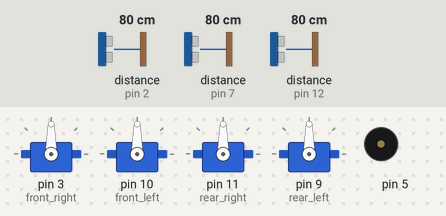
Simulated run of this program. Board: Arduino Uno, built with avr-gcc and run on an emulated ATmega328P. On the bench: 4 × servo, buzzer (waves = sounding). Wiring (inferred from the names in the program): 3 × ultrasonic range finder: trigger pin 6, echo pin 7 / trigger pin 8, echo pin 12 / trigger pin 13, echo pin 2. The test bench sets the inputs (shaded band); at power-on: distance to the obstacle (sensors on pin 2, pin 7, pin 12) 80 cm. The echo pulse lasts 58.3 µs per cm.

Above: at 8.3 s.
8.4 s: distance to the obstacle (sensor on pin 2) set to 23 cm
At 8.79 s:
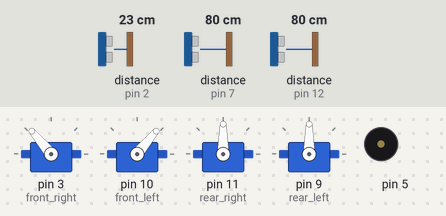
11.9 s: distance to the obstacle (sensor on pin 2) set to 19 cm
At 12.33 s:
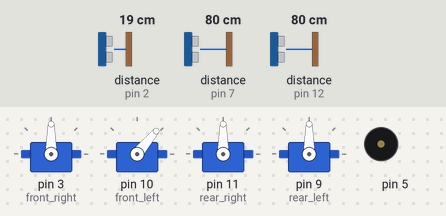
15.4 s: distance to the obstacle (sensor on pin 7) set to 23 cm
18.9 s: distance to the obstacle (sensor on pin 7) set to 18 cm
At 19.4 s:
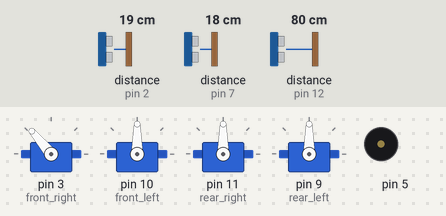
22.4 s: distance to the obstacle (sensor on pin 12) set to 23 cm
25.9 s: distance to the obstacle (sensor on pin 12) set to 19 cm
At 26.7 s:
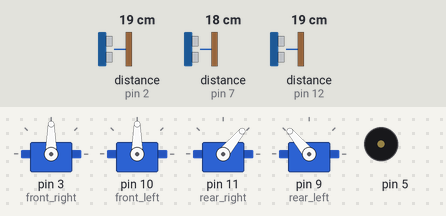
Timing chart, 0 to 30.4 s (numbered marks = the images above; inputs shaded):
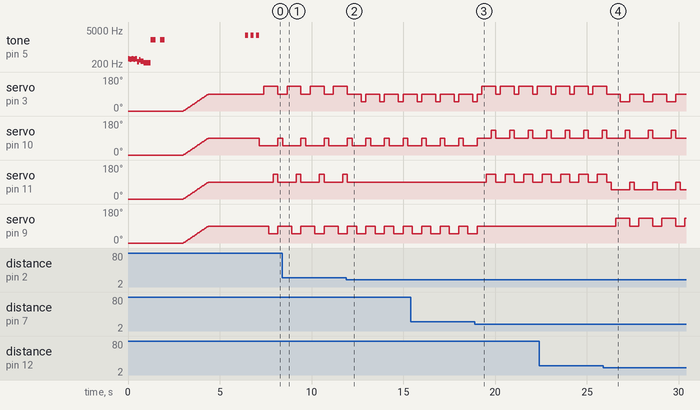

The program:

main.cpp
```cpp
/* Morgo Robot code */

/* Libs */
#include <Arduino.h>
#include <Servo.h>

/* Defines */

Servo front_right;
Servo front_left;
Servo rear_right;
Servo rear_left;

long duration1;
int distance1;

long duration2;
int distance2;

long duration3;
int distance3;

int frontObstacle;
int rightObstacle;
int leftObstacle;

/* Basic servo functions */

void attachServos() {
  front_right.attach(3);
  front_left.attach(10);
  rear_right.attach(11);
  rear_left.attach(9);
}

void allServoToZero() {
  front_right.write(0);
  front_left.write(0);
  rear_right.write(0);
  rear_left.write(0);
}

void allServoTo90(/* arguments */) {
  front_right.write(90);
  front_left.write(90);
  rear_right.write(90);
  rear_left.write(90);
}

void sitUp() {
  int pos = 0;
  for (pos = 0; pos <= 90; pos += 1) {
    front_right.write(pos);
    front_left.write(pos);
    rear_right.write(pos);
    rear_left.write(pos);
    delay(15);
  }
  delay(1000);
}

/* Move servo legs forward */

void FRForward() {
  front_right.write(130);
}

void RRForward() {
  rear_right.write(130);
}

void FLForward() {
  front_left.write(50);
}

void RLForward() {
  rear_left.write(50);
}

/* Move servo legs backward */

void FRBackward() {
  front_right.write(50);
}

void RRBackward() {
  rear_right.write(50);
}

void FLBackward() {
  front_left.write(130);
}

void RLBackward() {
  rear_left.write(130);
}

/* Move SIDE servo legs forward */

void rightForward() {
  FRForward();
  RRForward();
}

void leftForward() {
  FLForward();
  RLForward();
}

/* Move SIDE servo legs backward */

void rightBackward() {
  FRBackward();
  RRBackward();
}

void leftBackward() {
  FLBackward();
  RLBackward();
}

/* Movement */

void moveForward() {
  rightForward();
  delay(250);
  leftForward();
  delay(250);
  rightBackward();
  leftBackward();
  delay(250);
}

void moveForward2() {
  FLForward();
  delay(250);
  FRForward();
  delay(250);
  RLForward();
  delay(250);
  RRForward();
  delay(250);
  allServoTo90();
  delay(250);
}

void TurnRight() {
  FLForward();
  delay(250);
  RLForward();
  delay(250);
  FRBackward();
  delay(250);
  allServoTo90();
  delay(250);
}

void TurnLeft() {
  FRForward();
  delay(250);
  RRForward();
  delay(250);
  FLBackward();
  delay(250);
  allServoTo90();
  delay(250);
}

void moveBackward() {
  RRBackward();
  delay(250);
  RLBackward();
  delay(250);
  FRBackward();
  delay(250);
  FLBackward();
  delay(250);
  allServoTo90();
  delay(250);
}

/* Sounds */

void sysStartupSound() {
  tone(5, 329.63, 300);
  delay(100);
  tone(5, 311.13, 300);
  delay(100);
  tone(5, 329.63, 300);
  delay(100);
  tone(5,311.13, 300);
  delay(100);
  tone(5, 329.63, 300);
  delay(100);
  tone(5, 246.94, 300);
  delay(100);
  tone(5, 293.66,300);
  delay(100);
  tone(5, 261.63,300);
  delay(150);
  tone(5, 220, 900);
}

void sysReadySound() {
  tone(5, 2000);
  delay(250);
  noTone(5);
  delay(250);
  tone(5, 2000);
  delay(250);
  noTone(5);
}

void startMovingSound() {
  tone(5, 3000);
  delay(150);
  noTone(5);
  delay(150);
  tone(5, 3000);
  delay(150);
  noTone(5);
  delay(150);
  tone(5, 3000);
  delay(150);
  noTone(5);
}

/* Obstacle sensors */

void checkObstacle() {
  /* Front */
    // Clears the trigPin
    digitalWrite(13, LOW);
    delayMicroseconds(2);
    // Sets the trigPin on HIGH state for 10 micro seconds
    digitalWrite(13, HIGH);
    delayMicroseconds(10);
    digitalWrite(13, LOW);
    // Reads the echoPin, returns the sound wave travel time in microseconds
    duration1 = pulseIn(2, HIGH);
    // Calculating the distance
    distance1= duration1*0.034/2;
    // Set the int
    if (distance1 < 20 && distance1 > 10) {
      frontObstacle = 1;
    } else if (distance1 < 10) {
      frontObstacle = 2;
    } else {
      frontObstacle = 0;
    }

    /* Right */
      // Clears the trigPin
      digitalWrite(6, LOW);
      delayMicroseconds(2);
      // Sets the trigPin on HIGH state for 10 micro seconds
      digitalWrite(6, HIGH);
      delayMicroseconds(10);
      digitalWrite(6, LOW);
      // Reads the echoPin, returns the sound wave travel time in microseconds
      duration2 = pulseIn(7, HIGH);
      // Calculating the distance
      distance2 = duration2*0.034/2;
      // Set the int
      if (distance2 < 20 && distance2 > 10) {
        rightObstacle = 1;
      } else if (distance2 < 10) {
        rightObstacle = 2;
      } else {
        rightObstacle = 0;
      }

      /* Left */
        // Clears the trigPin
        digitalWrite(8, LOW);
        delayMicroseconds(2);
        // Sets the trigPin on HIGH state for 10 micro seconds
        digitalWrite(8, HIGH);
        delayMicroseconds(10);
        digitalWrite(8, LOW);
        // Reads the echoPin, returns the sound wave travel time in microseconds
        duration3 = pulseIn(12, HIGH);
        // Calculating the distance
        distance3 = duration3*0.034/2;
        // Set the int
        if (distance3 < 20 && distance3 > 10) {
          leftObstacle = 1;
        } else if (distance3 < 10) {
          leftObstacle = 2;
        } else {
          leftObstacle = 0;
        }
}

/* Setup */

void setup() {

  Serial.begin(9600);

  /* Startup sound */
  sysStartupSound();

  /* Setup the sensors */
  pinMode(13, OUTPUT); // Setup front sensor trig
  pinMode(2, INPUT);  // Setup front sensor echo

  pinMode(6, OUTPUT); // Setup right sensor trig
  pinMode(7, INPUT);  // Setup right sensor echo

  pinMode(8, OUTPUT); // Setup left sensor trig
  pinMode(12, INPUT);  // Setup left sensor echo

  /* Attach servos and set them to zero */
  attachServos();
  allServoToZero();
  delay(400);

  /* System is ready */
  sysReadySound();
  delay(1000);

  /* Start the situp process */
  sitUp();
  delay(1000);

  /* Ready for action */
  startMovingSound();
}

/* Loop */

void loop() {
  checkObstacle();
  switch (frontObstacle) {
    case 0:
      moveForward2();
      break;
    case 1:
      switch (rightObstacle) {
        case 0:
          TurnRight();
          break;
        case 1 || 2:
          switch (leftObstacle) {
            case 0:
              TurnLeft();
              break;
            case 1 || 2:
              moveBackward();
              break;
          }
          break;
      }
      break;
    case 2:
      moveBackward();
      break;
  }
}
```

Measured:
- the behaviour switches between 21 and 20 cm on distance to the obstacle (sensor on pin 2) (found by bisection; images 1 and 2)
- the behaviour switches between 21 and 20 cm on distance to the obstacle (sensor on pin 7) (found by bisection; images 2 and 3)
- the behaviour switches between 21 and 20 cm on distance to the obstacle (sensor on pin 12) (found by bisection; images 3 and 4)
- after the input at 11.9 s, servo on pin 11 (rear_right): goes on until 11.9 s, then stays 90°
- after the input at 18.9 s, servo on pin 11 (rear_right): alternates 130° for 0.50 s and 90° for 0.51 s, starting after 0.63 s; servo on pin 9 (rear_left): goes on until 19.0 s, then stays 90°
- after the input at 25.9 s, servo on pin 9 (rear_left): alternates 130° for 0.75 s and 90° for 0.50 s, starting after 0.68 s
- by itself, servo on pin 3 (front_right): alternates 90° for 0.76 s and 50° for 0.50 s
- by itself, servo on pin 10 (front_left), servo on pin 11 (rear_right): alternates 130° for 0.25 s and 90° for 1.0 s
